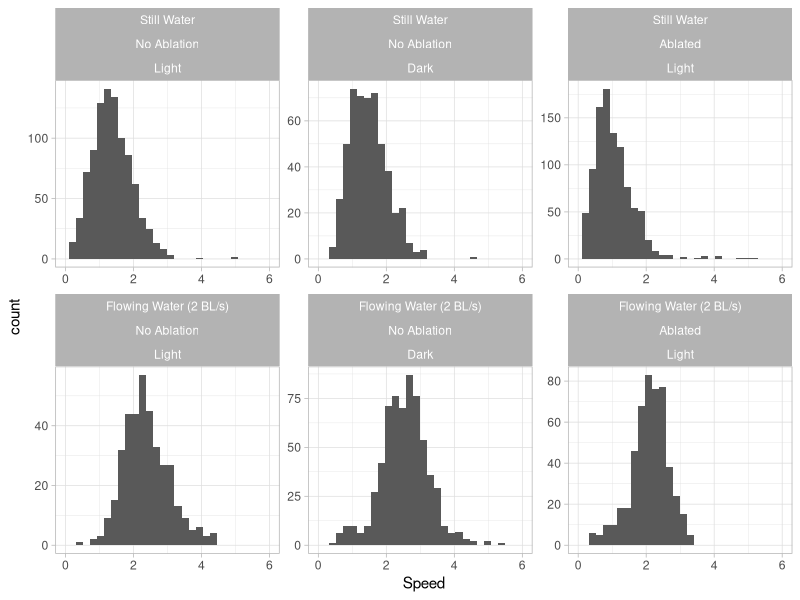
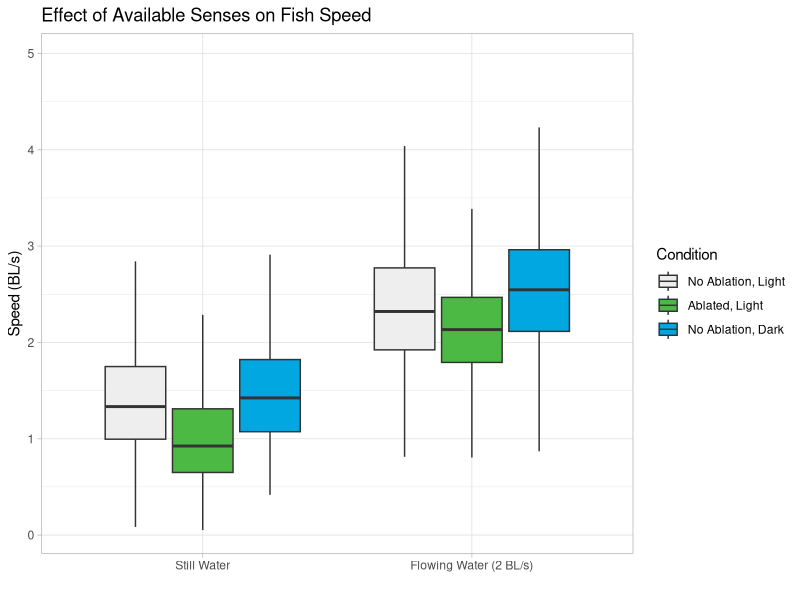
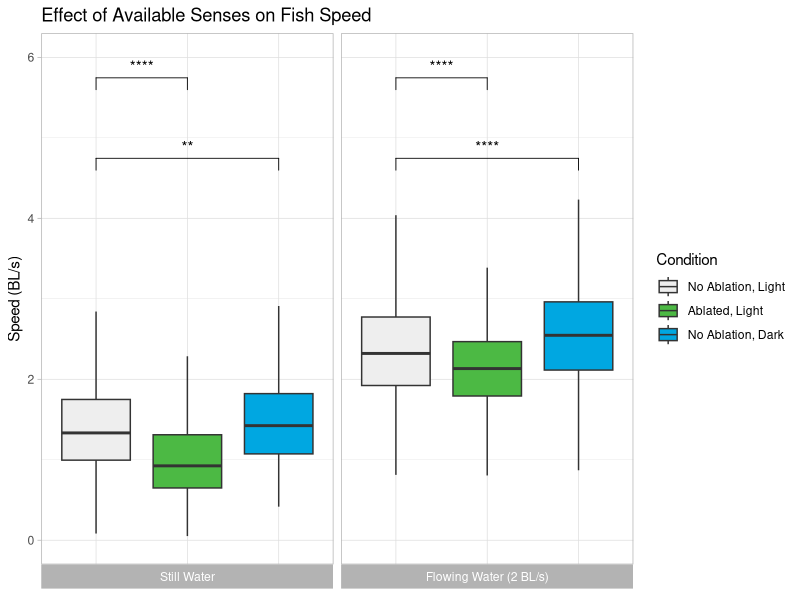

Source code (R) for these figures, in order: (Note: this script raises an error after producing the figures.)
## ---- chunk 1
library(tidyverse)
library(ggplot2)
library(car)
library(forcats)
library(ggpubr)
library(rstatix)
## ---- chunk 2
indiv_data <- read.csv("Fish_Individual_Values.csv")
indiv_data <- na.omit(indiv_data)

indiv_data <- indiv_data %>% mutate(Flow = ifelse(Flow == "0", "Still Water", "Flowing Water (2 BL/s)")) %>%
                             mutate(Ablation = ifelse(Ablation == "N", "No Ablation", "Ablated")) %>%
                             mutate(Darkness = ifelse(Darkness == "N", "Light", "Dark")) %>%
                             mutate(Flow = factor(Flow), Ablation = factor(Ablation), Darkness = factor(Darkness)) %>%
                           mutate(Flow = fct_relevel(Flow, c("Still Water","Flowing Water (2 BL/s)"))) %>%
                           mutate(Ablation = fct_relevel(Ablation, c("No Ablation","Ablated"))) %>%
                           mutate(Darkness = fct_relevel(Darkness, c("Light","Dark"))) %>%
                           mutate(Flow_Ablation_Darkness = factor(paste(Flow,Ablation,Darkness,sep=", ")))

indiv_data_4_speed <- indiv_data %>% group_by(Year, Month, Day, Trial, Tailbeat_Num) %>%
                                     summarise(Mean_Speed = mean(Speed))
## ---- chunk 3
m_speed <- aov(Speed ~ Flow + Ablation + Darkness + Flow:Ablation + Flow:Darkness, data = indiv_data)
Anova(m_speed)
TukeyHSD(m_speed)

ggplot(indiv_data,aes(x=Speed))+
  geom_histogram() +
  facet_wrap(~ Flow + Ablation + Darkness, scales="free") +
  xlim(0,6) +
  theme_light()

ggplot(indiv_data %>% filter(Speed < 5), aes(x = Flow, y = Speed, fill = interaction(Ablation,Darkness,sep=", ")))+
  geom_boxplot(outlier.shape = NA) +
  guides(fill = guide_legend(title = "Condition")) +
  scale_fill_manual(values=c("#EEEEEE", "#4CB944", "#00A7E1")) +
  ggtitle("Effect of Available Senses on Fish Speed") +
  xlab("") +
  #ylim(0,5) +
  ylab("Speed (BL/s)") +
  theme_light()

my_comparisons <- list( c("No Ablation, Light", "No Ablation, Dark"), c("No Ablation, Light", "Ablated, Light") )

ggplot(indiv_data %>% filter(Speed < 5), aes(x = interaction(Ablation,Darkness,sep=", "), y = Speed, fill = interaction(Ablation,Darkness,sep=", ")))+
  geom_boxplot(outlier.shape = NA) +
  guides(fill = guide_legend(title = "Condition")) +
  scale_fill_manual(values=c("#EEEEEE", "#4CB944", "#00A7E1")) +
  ggtitle("Effect of Available Senses on Fish Speed") +
  xlab("") +
  ylab("Speed (BL/s)") +
  ylim(0,6) +
  theme_light() +
  facet_wrap(~ Flow, strip.position = "bottom")+
  #stat_compare_means(aes(label = ..p.signif..), method = "t.test", ref.group = "Flow 0, No Ablation, Light")
  stat_compare_means(comparisons = my_comparisons, label.y = c(4.5, 5.5), label = "p.signif", hide.ns = TRUE) +
  theme(axis.title.x=element_blank(),
        axis.text.x=element_blank(),
        axis.ticks.x=element_blank())
## ---- chunk 4
m_heading <- aov(Heading ~ Flow + Ablation + Darkness + Flow*Ablation + Flow*Darkness, data = indiv_data)
Anova(m_heading)
TukeyHSD(m_heading)

ggplot(indiv_data, aes(x = Flow, y = rad2deg(atan(sin(deg2rad(Heading))/cos(deg2rad(Heading)))), fill = interaction(Ablation,Darkness,sep=", ")))+
  geom_boxplot(outlier.shape = NA) +
  guides(fill = guide_legend(title = "Condition")) +
  scale_fill_manual(values=c("#EEEEEE", "#4CB944", "#00A7E1")) +
  ggtitle("Effect of Available Senses on Fish Heading") +
  xlab("") +
  ylab("Heading (Degrees)") +
  theme_light()
## ---- chunk 5
m_tailbeats <- aov(TB_Frequency ~ Flow + Ablation + Darkness + Flow*Ablation + Flow*Darkness, data = indiv_data)
Anova(m_tailbeats)
TukeyHSD(m_tailbeats)

ggplot(indiv_data, aes(x = Flow, y = TB_Frequency, fill = interaction(Ablation,Darkness,sep=", ")))+
  geom_boxplot(outlier.shape = NA) +
  guides(fill = guide_legend(title = "Condition")) +
  scale_fill_manual(values=c("#EEEEEE", "#4CB944", "#00A7E1")) +
  ggtitle("Effect of Available Senses on Fish Tailbeat Frequency") +
  xlab("") +
  ylim(0,7) +
  ylab("Tailbeat Frequency (Beats/s)") +
  theme_light()

my_comparisons <- list(c("Still Water", "Flowing Water (2 BL/s)"))

ggplot(indiv_data, aes(x = Flow, y = TB_Frequency, fill = interaction(Ablation,Darkness,sep=", ")))+
  geom_boxplot(outlier.shape = NA) +
  guides(fill = guide_legend(title = "Condition")) +
  scale_fill_manual(values=c("#EEEEEE", "#4CB944", "#00A7E1")) +
  ggtitle("Effect of Available Senses on Fish Tailbeat Frequency") +
  xlab("") +
  ylab("Tailbeat Frequency (Beats/s)") +
  theme_light() +
  facet_wrap(~ interaction(Ablation,Darkness,sep=", "), strip.position = "bottom")+
   ylim(0,10) +
  #stat_compare_means(aes(label = ..p.signif..), method = "t.test", ref.group = "Flow 0, No Ablation, Light")
  stat_compare_means(comparisons = my_comparisons, label.y = c(9), label = "p.signif", hide.ns = TRUE) +
  theme(axis.title.x=element_blank(),
        axis.text.x=element_blank(),
        axis.ticks.x=element_blank())

ggplot(indiv_data, aes(x = Flow, y = TB_Frequency))+
  geom_boxplot(outlier.shape = NA) +
  guides(fill = guide_legend(title = "Condition")) +
  scale_fill_manual(values=c("#EEEEEE", "#4CB944", "#00A7E1")) +
  ggtitle("Effect of Available Senses on Fish Tailbeat Frequency") +
  xlab("") +
  ylab("Tailbeat Frequency (Beats/s)") +
  theme_light() +
  facet_wrap(~ interaction(Ablation,Darkness,sep=", "), strip.position = "bottom")+
   ylim(0,10) +
  #stat_compare_means(aes(label = ..p.signif..), method = "t.test", ref.group = "Flow 0, No Ablation, Light")
  stat_compare_means(comparisons = my_comparisons, label.y = c(9), label = "p.signif", hide.ns = TRUE) +
  theme(axis.title.x=element_blank(),
        axis.text.x=element_blank(),
        axis.ticks.x=element_blank())
